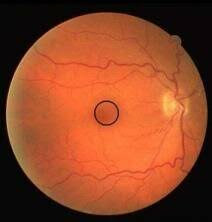
#> input picture Day-3/Images/fundas3.jpg, 212 x 222 px, found by its file name
$ jupyter execute sharpen_single_image_using_Manual_built_Laplacian_filter.ipynb
#> lines starting #> are read from the running program, lines starting #| are printed output that depends on the picture
[cell 1]
import cv2
import numpy as np
import matplotlib.pyplot as plt

[cell 2]
img = cv2.imread('fundas3.jpg',0)
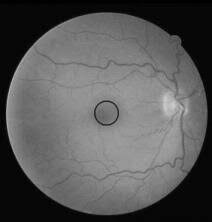
#> img: shape (222, 212); min 0, max 204, mean 88.6

[cell 3]
plt.figure(figsize=(8,5), dpi=150)
plt.imshow(img, cmap='gray')
plt.axis('off')
plt.show()

[cell 4]
# kernel 1
kernel = np.array([[0, 1, 0],
                   [1, -4, 1],
                   [0, 1, 0]])

[cell 5]
LaplacianImage = cv2.filter2D(src=img,
                              ddepth=-1,
                              kernel=kernel)
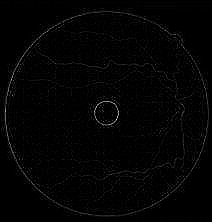
#> LaplacianImage: shape (222, 212); min 0, max 253, mean 3.5

plt.figure(figsize=(8,5), dpi=150)
plt.imshow(LaplacianImage, cmap='gray')
plt.axis('off')
plt.show()

[cell 6]
c = -1


img_float = img.astype(np.float32)
LaplacianImage_float = LaplacianImage.astype(np.float32)

g = img_float + c * LaplacianImage_float
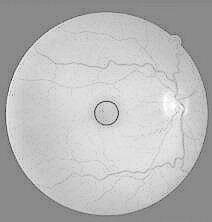
#> g: shape (222, 212) float32; min -230, max 204, mean 85; drawn with min black and max white


g = np.clip(g, 0, 255).astype(np.uint8)
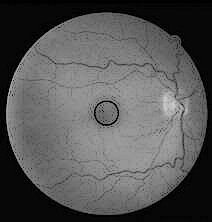
#> g: shape (222, 212); min 0, max 204, mean 85.9

plt.figure(figsize=(8,5), dpi=150)
plt.imshow(g, cmap='gray')
plt.axis('off')
plt.show()

$ run again, with Day-3/Images/fundas0.jpg copied over Day-3/Images/fundas3.jpg
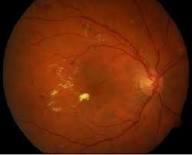
#> input picture Day-3/Images/fundas0.jpg, 192 x 155 px, found by its file name
#> `LaplacianImage = cv2.filter2D(src=img, ddepth=-1, kernel=kernel)`:
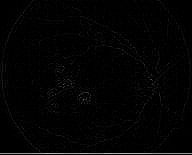
#> LaplacianImage: shape (155, 192); min 0, max 193, mean 2.9
#> `g = img_float + c * LaplacianImage_float`:
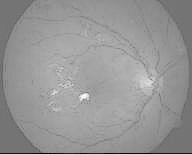
#> g: shape (155, 192) float32; min -181, max 214, mean 52.1; drawn with min black and max white

$ run again, with Day-3/Images/fundas1.jpg copied over Day-3/Images/fundas3.jpg
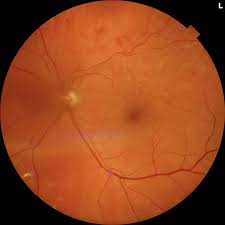
#> input picture Day-3/Images/fundas1.jpg, 225 x 225 px, found by its file name
#> `LaplacianImage = cv2.filter2D(src=img, ddepth=-1, kernel=kernel)`:
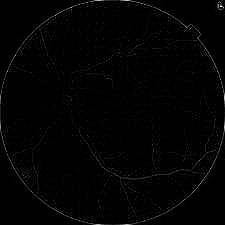
#> LaplacianImage: shape (225, 225); min 0, max 255, mean 3
#> `g = img_float + c * LaplacianImage_float`:
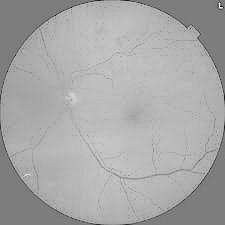
#> g: shape (225, 225) float32; min -246, max 255, mean 84.4; drawn with min black and max white

$ run again, with Day-3/Images/fundas2.jpg copied over Day-3/Images/fundas3.jpg
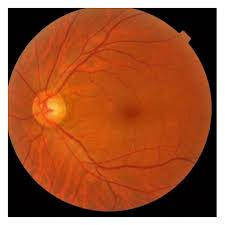
#> input picture Day-3/Images/fundas2.jpg, 225 x 225 px, found by its file name
#> `LaplacianImage = cv2.filter2D(src=img, ddepth=-1, kernel=kernel)`:
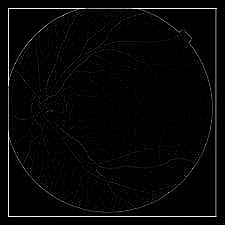
#> LaplacianImage: shape (225, 225); min 0, max 255, mean 6.4
#> `g = np.clip(g, 0, 255).astype(np.uint8)`:
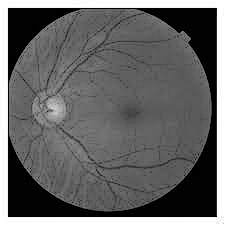
#> g: shape (225, 225); min 0, max 255, mean 100.1
